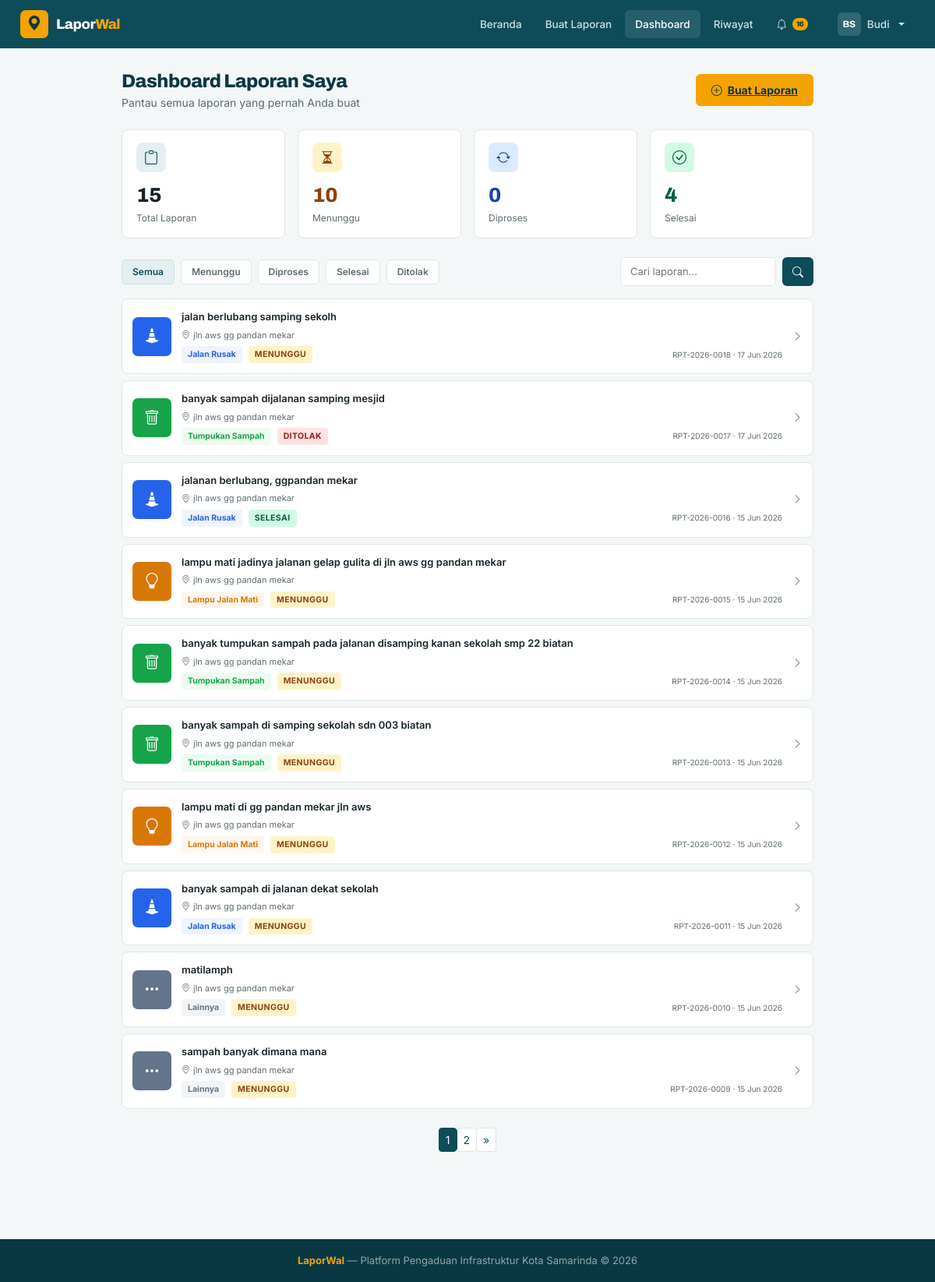
Page /dashboard/ (signed in) on the committed database.
### accounts/models.py (models this page shows, shortened)
class CustomUser(AbstractUser):
    phone = models.CharField(max_length=20, blank=True, verbose_name="Nomor HP")
    avatar = models.ImageField(upload_to='avatars/', blank=True, null=True, verbose_name="Foto Profil")
    kota = models.CharField(max_length=100, default='Samarinda', verbose_name="Kota")
    is_admin_dinas = models.BooleanField(default=False, verbose_name="Admin Dinas")
    class Meta:
        verbose_name = "Pengguna"
        verbose_name_plural = "Pengguna"
    def get_initials(self):
        parts = self.get_full_name().split()
        if len(parts) >= 2:
            return parts[0][0].upper() + parts[1][0].upper()
        elif self.first_name:
            return self.first_name[:2].upper()
        return self.username[:2].upper()

### laporan/models.py (models this page shows, shortened)
class Laporan(models.Model):
    KATEGORI_CHOICES = [
        ('jalan', 'Jalan Rusak'),
        ('sampah', 'Tumpukan Sampah'),
        ('lampu', 'Lampu Jalan Mati'),
        ('lainnya', 'Lainnya'),
    ]
    STATUS_CHOICES = [
        ('pending', 'Menunggu'),
        ('diproses', 'Diproses'),
        ('selesai', 'Selesai'),
        ('ditolak', 'Ditolak'),
    ]
    PRIORITAS_CHOICES = [
        ('rendah', 'Rendah'),
        ('sedang', 'Sedang'),
        ('tinggi', 'Tinggi'),
        ('darurat', 'Darurat'),
    ]
    nomor_laporan = models.CharField(max_length=20, unique=True, blank=True)
    pelapor = models.ForeignKey(
        settings.AUTH_USER_MODEL,
        on_delete=models.CASCADE,
        related_name='laporan_set',
        verbose_name="Pelapor"
    )
    foto = models.ImageField(upload_to=report_upload_path, verbose_name="Foto Laporan")
    deskripsi = models.TextField(verbose_name="Deskripsi Laporan")
    alamat = models.CharField(max_length=255, verbose_name="Alamat / Lokasi")
    latitude = models.DecimalField(max_digits=9, decimal_places=6, null=True, blank=True)
    longitude = models.DecimalField(max_digits=9, decimal_places=6, null=True, blank=True)
    kategori = models.CharField(max_length=20, choices=KATEGORI_CHOICES, default='lainnya')
    status = models.CharField(max_length=20, choices=STATUS_CHOICES, default='pending')
    prioritas = models.CharField(max_length=20, choices=PRIORITAS_CHOICES, default='sedang')
    ai_kategori = models.CharField(max_length=20, blank=True, null=True, verbose_name="Kategori AI")
    ai_confidence = models.IntegerField(default=0, verbose_name="Confidence AI (%)")
    catatan_admin = models.TextField(blank=True, verbose_name="Catatan Admin")
    dibuat_pada = models.DateTimeField(auto_now_add=True, verbose_name="Tanggal Lapor")
    diperbarui_pada = models.DateTimeField(auto_now=True, verbose_name="Terakhir Diperbarui")
    diselesaikan_pada = models.DateTimeField(null=True, blank=True, verbose_name="Tanggal Selesai")
    class Meta:
        verbose_name = "Laporan"
        verbose_name_plural = "Laporan"
        ordering = ['-dibuat_pada']
    def get_kategori_icon(self):
        icon_map = {
            'jalan': 'bi-cone-striped',
            'sampah': 'bi-trash',
            'lampu': 'bi-lightbulb',
            'lainnya': 'bi-three-dots',
        }
        return icon_map.get(self.kategori, 'bi-three-dots')
    def get_kategori_warna(self):
        warna_map = {
            'jalan': '#2563EB', 'sampah': '#16A34A',
            'lampu': '#D97706', 'lainnya': '#64748B',
        }
        return warna_map.get(self.kategori, '#64748B')

### laporan/views.py (the view)
# urls.py: path('dashboard/', views.dashboard_user, name='dashboard_user'),
@login_required
def dashboard_user(request):
    laporan_qs = Laporan.objects.filter(pelapor=request.user).order_by('-dibuat_pada')
    status_filter = request.GET.get('status', '')
    kategori_filter = request.GET.get('kategori', '')
    search = request.GET.get('q', '')
    if status_filter:
        laporan_qs = laporan_qs.filter(status=status_filter)
    if kategori_filter:
        laporan_qs = laporan_qs.filter(kategori=kategori_filter)
    if search:
        laporan_qs = laporan_qs.filter(
            Q(deskripsi__icontains=search) | Q(alamat__icontains=search) | Q(nomor_laporan__icontains=search)
        )
    my_stats = {
        'total': request.user.laporan_set.count(),
        'pending': request.user.laporan_set.filter(status='pending').count(),
        'diproses': request.user.laporan_set.filter(status='diproses').count(),
        'selesai': request.user.laporan_set.filter(status='selesai').count(),
    }
    paginator = Paginator(laporan_qs, 10)
    page_num = request.GET.get('page', 1)
    laporan_page = paginator.get_page(page_num)
    return render(request, 'laporan/dashboard_user.html', {
        'laporan_list': laporan_page,
        'my_stats': my_stats,
        'status_filter': status_filter,
        'kategori_filter': kategori_filter,
        'search': search,
    })

### templates/laporan/dashboard_user.html (shortened to what this page needs)
{% extends 'base.html' %}
{% block content %}
<div class="dashboard-wrap">
  <div class="d-flex align-items-center justify-content-between mb-4">
    <div>
      <h1 class="h-page" style="margin-bottom:2px">Dashboard Laporan Saya</h1>
      <p class="section-sub mb-0">Pantau semua laporan yang pernah Anda buat</p>
    </div>
    <a href="{% url 'buat_laporan' %}" class="btn-green"><i class="bi bi-plus-circle"></i>Buat Laporan</a>
  </div>
  <div class="row g-3 mb-4">
    <div class="col-6 col-md-3"><div class="stat-card"><div class="ic" style="background:var(--teal-l);color:var(--teal)"><i class="bi bi-clipboard"></i></div><div class="num">{{ my_stats.total }}</div><div class="lbl">Total Laporan</div></div></div>
    <div class="col-6 col-md-3"><div class="stat-card"><div class="ic" style="background:var(--st-wait-bg);color:var(--st-wait-tx)"><i class="bi bi-hourglass-split"></i></div><div class="num" style="color:var(--st-wait-tx)">{{ my_stats.pending }}</div><div class="lbl">Menunggu</div></div></div>
    <div class="col-6 col-md-3"><div class="stat-card"><div class="ic" style="background:var(--st-proc-bg);color:var(--st-proc-tx)"><i class="bi bi-arrow-repeat"></i></div><div class="num" style="color:var(--st-proc-tx)">{{ my_stats.diproses }}</div><div class="lbl">Diproses</div></div></div>
    <div class="col-6 col-md-3"><div class="stat-card"><div class="ic" style="background:var(--st-done-bg);color:var(--st-done-tx)"><i class="bi bi-check-circle"></i></div><div class="num" style="color:var(--st-done-tx)">{{ my_stats.selesai }}</div><div class="lbl">Selesai</div></div></div>
  </div>
  <div class="d-flex flex-wrap gap-3 align-items-center mb-3">
    <div class="d-flex gap-2 flex-wrap flex-grow-1">
      <a href="{% url 'dashboard_user' %}{% if kategori_filter %}?kategori={{ kategori_filter }}{% endif %}" class="filter-chip {% if not status_filter %}active{% endif %}">Semua</a>
      <a href="?status=pending{% if kategori_filter %}&kategori={{ kategori_filter }}{% endif %}{% if search %}&q={{ search }}{% endif %}" class="filter-chip {% if status_filter == 'pending' %}active{% endif %}">Menunggu</a>
      <a href="?status=diproses{% if kategori_filter %}&kategori={{ kategori_filter }}{% endif %}{% if search %}&q={{ search }}{% endif %}" class="filter-chip {% if status_filter == 'diproses' %}active{% endif %}">Diproses</a>
      <a href="?status=selesai{% if kategori_filter %}&kategori={{ kategori_filter }}{% endif %}{% if search %}&q={{ search }}{% endif %}" class="filter-chip {% if status_filter == 'selesai' %}active{% endif %}">Selesai</a>
      <a href="?status=ditolak{% if kategori_filter %}&kategori={{ kategori_filter }}{% endif %}{% if search %}&q={{ search }}{% endif %}" class="filter-chip {% if status_filter == 'ditolak' %}active{% endif %}">Ditolak</a>
    </div>
    <form method="get" class="search-form d-flex gap-2">
      <input type="text" name="q" value="{{ search }}" placeholder="Cari laporan...">
      <button type="submit" class="btn-teal" style="padding:8px 13px"><i class="bi bi-search"></i></button>
    </form>
  </div>
  {% if laporan_list %}
  {% for lap in laporan_list %}
  <a href="{% url 'detail_laporan' lap.pk %}" class="report-row">
    <div class="report-thumb" style="background:{{ lap.get_kategori_warna }}"><i class="bi {{ lap.get_kategori_icon }}"></i></div>
    <div style="flex:1;min-width:0">
      <div style="font-size:13px;font-weight:600;margin-bottom:5px;white-space:nowrap;overflow:hidden;text-overflow:ellipsis">{{ lap.deskripsi }}</div>
      <div class="section-sub" style="font-size:11px;margin-bottom:6px"><i class="bi bi-geo-alt me-1"></i>{{ lap.alamat|truncatechars:60 }}</div>
      <div class="d-flex align-items-center gap-2 flex-wrap">
        <span class="badge-{{ lap.kategori }}">{{ lap.get_kategori_display }}</span>
        <span class="badge-{{ lap.status }}">{{ lap.get_status_display }}</span>
        <span class="section-sub" style="font-size:10px;margin-left:auto">{{ lap.nomor_laporan }} · {{ lap.dibuat_pada|date:"d M Y" }}</span>
      </div>
    </div>
    <i class="bi bi-chevron-right d-none d-md-block" style="font-size:13px;color:var(--muted)"></i>
  </a>
  {% endfor %}
  {% if laporan_list.has_other_pages %}
  <nav class="mt-4">
    <ul class="pagination pagination-sm justify-content-center">
      {% for num in laporan_list.paginator.page_range %}
      <li class="page-item {% if num == laporan_list.number %}active{% endif %}">
        <a class="page-link" href="?page={{ num }}{% if status_filter %}&status={{ status_filter }}{% endif %}{% if search %}&q={{ search }}{% endif %}">{{ num }}</a>
      </li>
      {% endfor %}
      {% if laporan_list.has_next %}
      <li class="page-item"><a class="page-link" href="?page={{ laporan_list.next_page_number }}{% if status_filter %}&status={{ status_filter }}{% endif %}{% if search %}&q={{ search }}{% endif %}">&raquo;</a></li>
      {% endif %}
    </ul>
  </nav>
  {% endif %}
  {% endif %}
</div>
{% endblock %}

### templates/base.html (shortened to what this page needs)
<!DOCTYPE html>
<html lang="id">
<head>
  {% load static %}
  <link href="https://cdn.jsdelivr.net/npm/bootstrap@5.3.3/dist/css/bootstrap.min.css" rel="stylesheet">
  <link href="https://cdn.jsdelivr.net/npm/bootstrap-icons@1.11.3/font/bootstrap-icons.css" rel="stylesheet">
</head>
<body>
<nav class="lw-navbar">
  <a href="{% url 'beranda' %}" class="lw-brand">
    <div class="lw-brand-icon"><i class="bi bi-geo-alt-fill"></i></div>
    <span class="lw-brand-text">Lapor<b>Wal</b></span>
  </a>
  <div class="lw-nav-links">
    {% if user.is_authenticated %}
      {% if user.is_admin_dinas or user.is_staff %}
        <a href="{% url 'admin_dashboard' %}" class="lw-nav-link {% if request.resolver_match.url_name == 'admin_dashboard' %}active{% endif %}"><i class="bi bi-speedometer2"></i>Dashboard</a>
        <a href="{% url 'admin_laporan' %}" class="lw-nav-link {% if request.resolver_match.url_name == 'admin_laporan' %}active{% endif %}"><i class="bi bi-clipboard-data"></i>Laporan</a>
        <a href="{% url 'admin_pengguna' %}" class="lw-nav-link {% if request.resolver_match.url_name == 'admin_pengguna' %}active{% endif %}"><i class="bi bi-people"></i>Pengguna</a>
      {% else %}
        <a href="{% url 'beranda' %}" class="lw-nav-link {% if request.resolver_match.url_name == 'beranda' %}active{% endif %}">Beranda</a>
        <a href="{% url 'buat_laporan' %}" class="lw-nav-link {% if request.resolver_match.url_name == 'buat_laporan' %}active{% endif %}">Buat Laporan</a>
        <a href="{% url 'dashboard_user' %}" class="lw-nav-link {% if request.resolver_match.url_name == 'dashboard_user' %}active{% endif %}">Dashboard</a>
        <a href="{% url 'riwayat_laporan' %}" class="lw-nav-link {% if request.resolver_match.url_name == 'riwayat_laporan' %}active{% endif %}">Riwayat</a>
        <a href="{% url 'notifikasi' %}" class="lw-nav-link {% if request.resolver_match.url_name == 'notifikasi' %}active{% endif %}">
          <i class="bi bi-bell"></i>
          <span id="notif-badge-count" class="notif-badge d-none">0</span>
        </a>
      {% endif %}
      <div class="dropdown ms-2">
        <button class="lw-nav-link dropdown-toggle d-flex align-items-center gap-2" data-bs-toggle="dropdown">
          <div style="width:30px;height:30px;background:rgba(255,255,255,.15);border-radius:6px;display:flex;align-items:center;justify-content:center;font-size:12px;font-weight:700;color:#fff;font-family:var(--display)">
            {{ user.get_initials }}
          </div>
          <span class="d-none d-md-inline">{{ user.first_name|default:user.username }}</span>
        </button>
      </div>
    {% endif %}
  </div>
</nav>
{% block content %}{% endblock %}
<footer class="lw-footer">
  <b>LaporWal</b> &mdash; Platform Pengaduan Infrastruktur Kota Samarinda &copy; 2026
</footer>
</body>
</html>

### rows in the picture
CustomUser: get_initials "BS", first_name "Budi"
Laporan: deskripsi "jalan berlubang samping sekolh", alamat "jln aws gg pandan mekar", kategori "Jalan Rusak", status "MENUNGGU", nomor_laporan "RPT-2026-0018", dibuat_pada "17 Jun 2026"
Laporan: deskripsi "banyak sampah dijalanan samping mesjid", alamat "jln aws gg pandan mekar", kategori "Tumpukan Sampah", status "DITOLAK", nomor_laporan "RPT-2026-0017", dibuat_pada "17 Jun 2026"
Laporan: deskripsi "jalanan berlubang, ggpandan mekar", alamat "jln aws gg pandan mekar", kategori "Jalan Rusak", status "SELESAI", nomor_laporan "RPT-2026-0016", dibuat_pada "15 Jun 2026"
Laporan: deskripsi "lampu mati jadinya jalanan gelap gulita di jln aws gg pandan mekar", alamat "jln aws gg pandan mekar", kategori "Lampu Jalan Mati", status "MENUNGGU", nomor_laporan "RPT-2026-0015", dibuat_pada "15 Jun 2026"
Laporan: deskripsi "banyak tumpukan sampah pada jalanan disamping kanan sekolah smp 22 biatan", alamat "jln aws gg pandan mekar", kategori "Tumpukan Sampah", status "MENUNGGU", nomor_laporan "RPT-2026-0014", dibuat_pada "15 Jun 2026"
Laporan: deskripsi "banyak sampah di samping sekolah sdn 003 biatan", alamat "jln aws gg pandan mekar", kategori "Tumpukan Sampah", status "MENUNGGU", nomor_laporan "RPT-2026-0013", dibuat_pada "15 Jun 2026"
Laporan: deskripsi "lampu mati di gg pandan mekar jln aws", alamat "jln aws gg pandan mekar", kategori "Lampu Jalan Mati", status "MENUNGGU", nomor_laporan "RPT-2026-0012", dibuat_pada "15 Jun 2026"
Laporan: deskripsi "banyak sampah di jalanan dekat sekolah", alamat "jln aws gg pandan mekar", kategori "Jalan Rusak", status "MENUNGGU", nomor_laporan "RPT-2026-0011", dibuat_pada "15 Jun 2026"
Laporan: deskripsi "matilamph", alamat "jln aws gg pandan mekar", kategori "Lainnya", status "MENUNGGU", nomor_laporan "RPT-2026-0010", dibuat_pada "15 Jun 2026"
Laporan: deskripsi "sampah banyak dimana mana", alamat "jln aws gg pandan mekar", kategori "Lainnya", status "MENUNGGU", nomor_laporan "RPT-2026-0009", dibuat_pada "15 Jun 2026"

### other values in the picture
{{ my_stats.total }} "15"
{{ my_stats.pending }} "10"
{{ my_stats.diproses }} "0"
{{ my_stats.selesai }} "4"
{{ num }} "1" "2"
